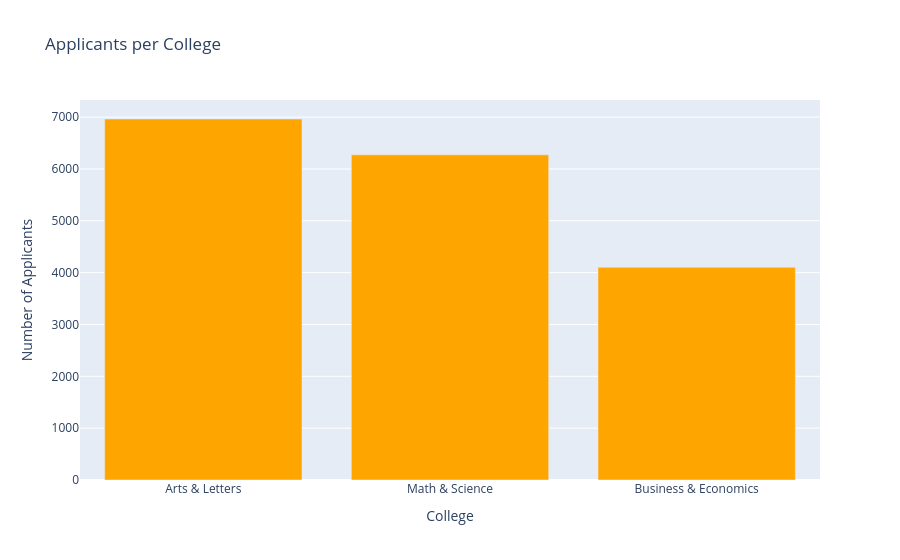

The cell this chart's notebook holds for it:
### Code cell
# Plotly bar plot

# Step 1: Count applicants by college
Applicants = df2['College'].value_counts()

# Step 2: Create interactive bar plot
fig = px.bar(Applicants, x=Applicants.index, y=Applicants.values,
    color_discrete_sequence=['orange'],
    title='Applicants per College',
)
# Step 3: Add axis labels
fig.update_layout(
    xaxis_title='College',
    yaxis_title='Number of Applicants'
)
# Step 4: Display chart
fig.show()

### Figure 1 — Plotly figure (JSON) as saved in the notebook; plotly's stock layout.template omitted (floating-point values rounded to 4 significant figures)
{"data": [{"hovertemplate": "College=%{x}<br>y=%{y}<extra></extra>", "legendgroup": "", "marker": {"color": "orange", "pattern": {"shape": ""}}, "name": "", "orientation": "v", "showlegend": false, "textposition": "auto", "type": "bar", "x": ["Arts & Letters", "Math & Science", "Business & Economics"], "xaxis": "x", "y": [6964, 6272, 4103], "yaxis": "y"}], "layout": {"barmode": "relative", "legend": {"tracegroupgap": 0}, "title": {"text": "Applicants per College"}, "xaxis": {"anchor": "y", "domain": [0, 1], "title": {"text": "College"}}, "yaxis": {"anchor": "x", "domain": [0, 1], "title": {"text": "Number of Applicants"}}}}
